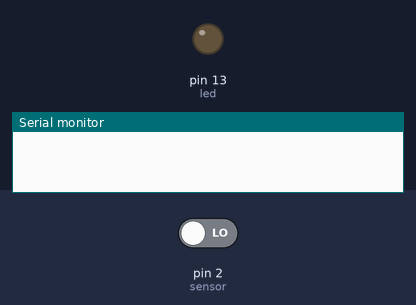
The sketch below on a simulated Arduino Uno, built with avr-gcc and run on an emulated ATmega328P. Parts: output pins drawn as LEDs (lit = HIGH), the last lines printed to the serial monitor. The test bench sets the inputs (shaded band); at power-on: pin 2 (sensor) LOW.

Above: at 1.2 s.
1.3 s: pin 2 (sensor) driven HIGH
At 3.7 s:
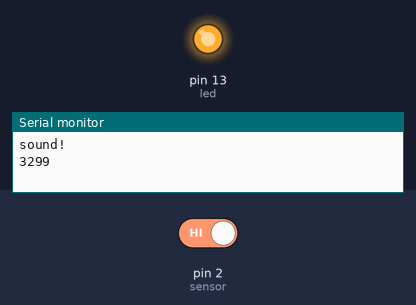
4.3 s: pin 2 (sensor) driven LOW
At 6.4 s:
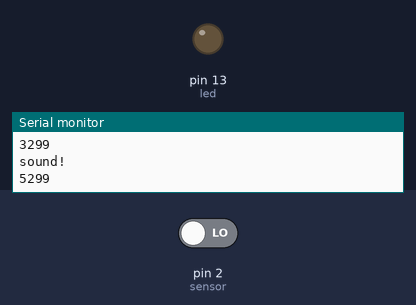
Timing chart, 0 to 7.9 s (numbered marks = the images above; inputs shaded):
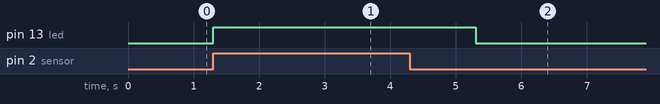

The sketch:

IoT_Individual_Project.ino
```cpp
int data = 0; // declaram o variabila de tip integer cu valoarea initiala 0
int sensor = 2; // Connected to digital output of sound sensor module
int led = 13; // Connected to postive of led


void setup() {
  Serial.begin(9600); // initializeaza comunicarea seriala
  pinMode(sensor, INPUT); // Setting the pin to input for reading data
  pinMode(led, OUTPUT); // Setting the pin to output for turning the led on/off
}

void loop() {

 int data = digitalRead(sensor); // citim valoarea de pe pinul senzorului si o stocam in "data"

  if (data == 1) { // daca data == 1, adica daca detectam sunet

      digitalWrite(led, HIGH); // aprindem ledul

      delay(2000); // asteptam 2 secunde

      long time = millis();
      Serial.println("sound!"); // aici am afisat timpul si "sound" in Serial Monitor pentru test
      Serial.println(time);

      digitalWrite(led, LOW); // stingem ledul

    }

}
```

Measured:
- after the input at 1.3 s, pin 13 (led): LOW → HIGH at once
- after the input at 4.3 s, pin 13 (led): HIGH → LOW after 1.0 s
